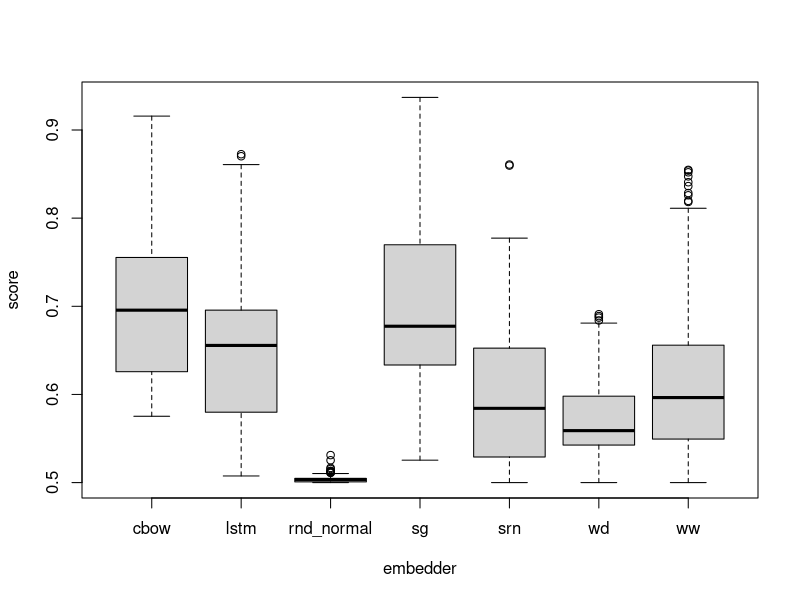
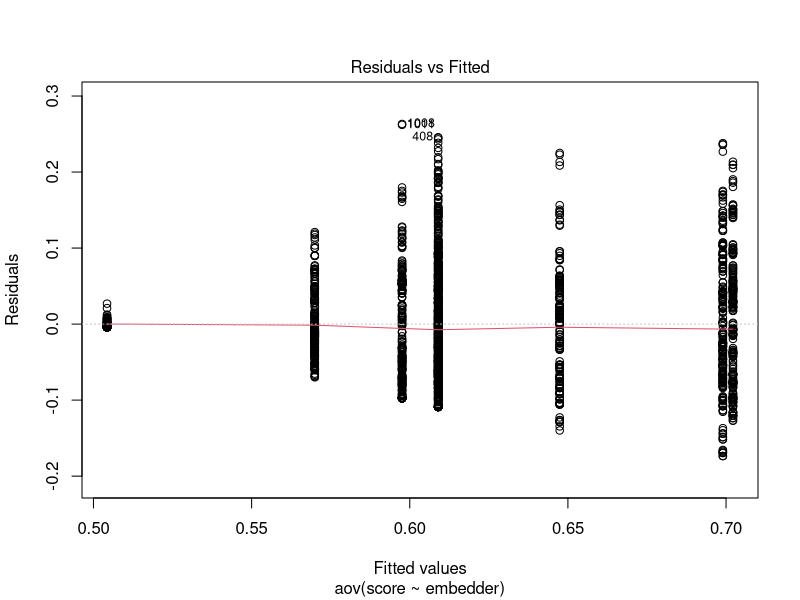

Write the R code that produced these figures, in order.
# Title     : 2-stage NLP Statistical Analysis
# Objective : do significance testing for CogSci 2019 paper
# Created by: ph
# Created on: 12/11/18

# use CTL + Numpad2 to pushc code to R console (open R Console from Tools

dat = read.csv(file='matching.csv', header=TRUE, sep=",", row.names=1)
levels(dat$group)

boxplot(score~embedder,data=dat)

res.aov <- aov(score ~ embedder, data = dat)
summary(res.aov)
TukeyHSD(res.aov)

plot(res.aov, 1)